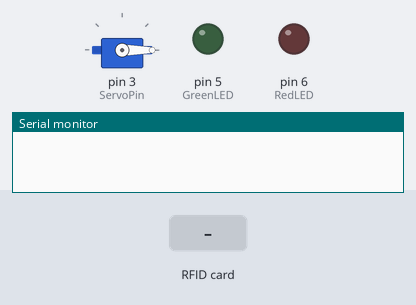
This sketch was run on a simulated Arduino Uno, built with avr-gcc and run on an emulated ATmega328P. On the bench: servo, output pins drawn as LEDs (lit = HIGH), the last lines printed to the serial monitor. The inputs (shaded band) are chosen by the test bench. Pins used as bus, display or sensor lines are not drawn.

Above: at 1.2 s.
1.3 s: RFID card 5E 7A 19 C4 held to the reader
At 2.9 s:
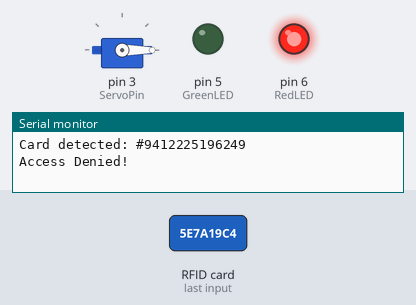
Timing chart, 0 to 4.6 s (numbered marks = the images above; inputs shaded):
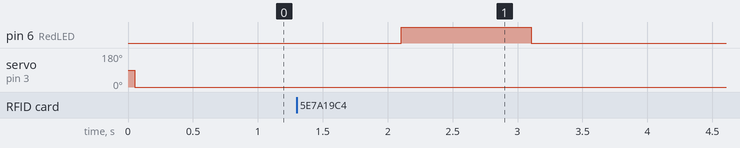

The sketch:

code.ino
```cpp
/************************************
RFID Door Lock v1.0
by Judhi Prasetyo
The Assembly
January 2019
Get the RFID library from:
http://dev.gulfware.com/rfid.zip
************************************/
#include <RFID.h>
#include <SPI.h>
#include <Servo.h>
RFID rfid(10, 9); // SS, RST PIN
Servo myServo;
int serNum[5];
int RedLED = 6;
int GreenLED = 5;
int ServoPin = 3;
String cardno;
// change below numbers to your card number later
char *mycards[] = {"22841931649","0000","13646335144"};

void setup() {
  pinMode(RedLED, OUTPUT); pinMode(GreenLED, OUTPUT); pinMode(ServoPin, OUTPUT);
  myServo.attach(ServoPin);
  Serial.begin(9600);
  SPI.begin();
  rfid.init();
}
void loop() {
  myServo.write(0);
  digitalWrite(RedLED, LOW); digitalWrite(GreenLED, LOW);
  if (rfid.isCard()) {
    if (rfid.readCardSerial()) {
      cardno = "";
      for (int i=0; i<5; i++) {
        cardno +=  String(rfid.serNum[i]);
      }
      Serial.print("Card detected: #");
      Serial.println(cardno);
    }
    int access = 0;
    for (int i=0; i<sizeof(mycards); i=i+1) {
      if (cardno == mycards[i]) {
         access = 1;
      }
    }
    if (access == 1) {
        accessGranted();
    } else {
        accessDenied();
    }
  }
  rfid.halt();
  delay(1000);
}

void accessGranted() {
      Serial.println("Access Granted!");
      digitalWrite(RedLED, LOW); digitalWrite(GreenLED, HIGH);
      myServo.write(120);
      delay(2000);
      myServo.write(0);
}

void accessDenied() {
      Serial.println("Access Denied!");
      digitalWrite(RedLED, HIGH); digitalWrite(GreenLED, LOW);
}
```

Measured:
- after the input at 1.3 s, pin 6 (RedLED): LOW → HIGH after 0.81 s, → LOW 1.0 s later
